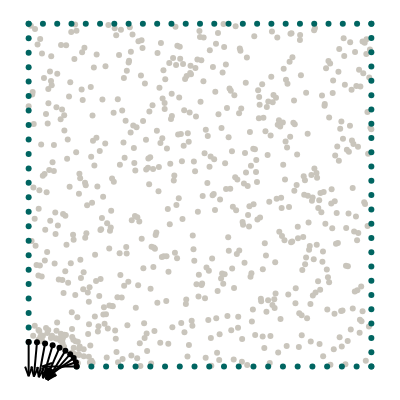

The cell this chart's notebook holds for it:
### Markdown cell above
## Geometry

We want to model a quarter of a plate with an elliptical hole. The domain itself is represented by collocation points, the boundaries are represented by uniformly sampled points along the perimeter.

### Code cell
import torch
from torch.optim.lr_scheduler import StepLR
import numpy as np
from scipy.stats import qmc
from plotly.express.colors import sequential
import plotly.graph_objects as go
import plotly.figure_factory as ff
from tqdm import tqdm
import matplotlib.pyplot as plt

torch.set_default_dtype(torch.float64)
from global_constants import L, R, MU, LBD, N1, N2

# Elliptical axis in x direction
Rx = 0.14
# Number of collocation points
N = 25

# Number of hidden neurons
hn = 50

# Weight of PDE loss
W_PDE = 0.00001 #previous value -> 0.001
# Weight of Neumann loss
W_NEU = 0.0005 #previous value -> 0.05 
# Weight of data losses
W_STRESS = 0.0
W_DISP = 0.0


# Load reference data
data_input = torch.as_tensor(
    np.loadtxt(f"data/inputs_Rx={Rx}.csv", delimiter=","), dtype=torch.float64
)
data_output = torch.as_tensor(
    np.loadtxt(f"data/outputs_Rx={Rx}.csv", delimiter=","), dtype=torch.float64
)

# Create collocation points
points = L * qmc.LatinHypercube(d=2).random(N**2)
Ry = R**2 / Rx
mask = (((points[:, 0] ** 2) / (Rx**2)) + ((points[:, 1] ** 2) / (Ry**2))) > 1
collocation = torch.tensor(points[mask], requires_grad=True).double()

#additional collocation points
border = L * qmc.LatinHypercube(d=2).random(8*N**2)
upperRy = Ry + 0.05
upperRx = Rx + 0.05
bordermask = (((border[:, 0] ** 2) / (upperRx**2)) + ((border[:, 1] ** 2) / (upperRy**2))) < 1
bordermask2 = ((((border[bordermask][:, 0] ** 2) / (Rx**2)) + ((border[bordermask][:, 1] ** 2) / (Ry**2))) > 1)
bordermask3 = (border[bordermask][bordermask2][:, 0] <  0.20)
#bordermask4 = (border[bordermask][bordermask2][bordermask3][:, 1] <  0.95)
addi_collo = torch.tensor(border[bordermask][bordermask2][bordermask3], requires_grad=True).double()
complete_collo = torch.cat((collocation, addi_collo), 0)

# Boundary points
x_top = torch.linspace(0, L, N, requires_grad=True).double()
y_top = L * torch.ones((N, 1), requires_grad=True).double()
top = torch.column_stack([x_top, y_top]).double()

NN = int(N * (L - Rx) / L)
x_bottom = torch.linspace(Rx, L, NN).double()
y_bottom = torch.zeros((NN, 1)).double()
bottom = torch.column_stack([x_bottom, y_bottom]).double()

NN = int(N * (L - Ry) / L)
x_left = torch.zeros((NN, 1)).double()
y_left = torch.linspace(Ry, L, NN).double()
left = torch.column_stack([x_left, y_left]).double()

x_right = L * torch.ones((N, 1)).double()
y_right = torch.linspace(0, L, N).double()
right = torch.column_stack([x_right, y_right]).double()

phi = np.linspace(0, 0.5 * np.pi, int(N * np.pi * Rx / L))
x_hole = torch.tensor(Rx * np.cos(phi), requires_grad=True).double()
y_hole = torch.tensor(Ry * np.sin(phi), requires_grad=True).double()
n_hole = torch.tensor(np.stack([-Ry * np.cos(phi), -Rx * np.sin(phi)]).T).double()
n_hole = n_hole / torch.linalg.norm(n_hole, axis=1)[:, None]
hole = torch.column_stack([x_hole, y_hole]).double()

# Visualize geometry
with torch.no_grad():
    mode = "markers"
    gray = dict(color="#C9C5BC")
    green = dict(color="#006561")
    black = dict(color="black")
    fig = ff.create_quiver(hole[:, 0], hole[:, 1], n_hole[:, 0], n_hole[:, 1], marker=black)
    fig.add_trace(go.Scatter(x=complete_collo[:, 0], y=complete_collo[:, 1], mode=mode, marker=gray))
    fig.add_trace(go.Scatter(x=top[:, 0], y=top[:, 1], mode=mode, marker=green))
    fig.add_trace(go.Scatter(x=bottom[:, 0], y=bottom[:, 1], mode=mode, marker=green))
    fig.add_trace(go.Scatter(x=left[:, 0], y=left[:, 1], mode=mode, marker=green))
    fig.add_trace(go.Scatter(x=right[:, 0], y=right[:, 1], mode=mode, marker=green))
    fig.add_trace(go.Scatter(x=hole[:, 0], y=hole[:, 1], mode=mode, marker=black))
    fig.layout.yaxis.scaleanchor = "x"
    fig.update_layout(
        template="none",
        width=400,
        height=400,
        margin=dict(l=0, r=0, b=0, t=0),
        showlegend=False,
    )
    fig.update_xaxes(visible=False)
    fig.update_yaxes(visible=False)
    fig.show()

### Figure 1 — Plotly figure (JSON) as saved in the notebook; plotly's stock layout.template omitted (floating-point values rounded to 4 significant figures; data arrays with more than 128 entries replaced by an {"elided": "..."} marker saying what was removed)
{"data": [{"marker": {"color": "black"}, "mode": "lines", "type": "scatter", "x": [0.14, 0.04, null, 0.1379, 0.04336, null, 0.1316, 0.05015, null, 0.1212, 0.05502, null, 0.1072, 0.05529, null, 0.08999, 0.05063, null, 0.07, 0.04174, null, 0.04788, 0.02963, null, 0.02431, 0.01535, null, 8.573e-18, 5.448e-18, null, 0.06819, 0.04, 0.06819, null, 0.06665, 0.04336, 0.07335, null, 0.06714, 0.05015, 0.07906, null, 0.066, 0.05502, 0.08138, null, 0.06117, 0.05529, 0.07871, null, 0.0523, 0.05063, 0.07116, null, 0.03987, 0.04174, 0.05955, null, 0.02468, 0.02963, 0.04486, null, 0.007657, 0.01535, 0.0281, null, -0.01026, 5.448e-18, 0.01026, null], "y": [0, 0, null, 0.0124, -0.02026, null, 0.02443, -0.03365, null, 0.03571, -0.03922, null, 0.04591, -0.03953, null, 0.05472, -0.03721, null, 0.06186, -0.03407, null, 0.06712, -0.0312, null, 0.07034, -0.02925, null, 0.07143, -0.02857, null, 0.01026, 0, -0.01026, null, -0.001355, -0.02026, -0.02075, null, -0.00892, -0.03365, -0.02563, null, -0.0113, -0.03922, -0.02489, null, -0.01011, -0.03953, -0.02077, null, -0.007258, -0.03721, -0.01533, null, -0.004125, -0.03407, -0.009923, null, -0.001608, -0.0312, -0.005355, null, -0.0002576, -0.02925, -0.002096, null, -0.0003806, -0.02857, -0.0003806, null]}, {"marker": {"color": "#C9C5BC"}, "mode": "markers", "type": "scatter", "x": {"elided": "659 float values"}, "y": {"elided": "659 float values"}}, {"marker": {"color": "#006561"}, "mode": "markers", "type": "scatter", "x": [0, 0.04167, 0.08333, 0.125, 0.1667, 0.2083, 0.25, 0.2917, 0.3333, 0.375, 0.4167, 0.4583, 0.5, 0.5417, 0.5833, 0.625, 0.6667, 0.7083, 0.75, 0.7917, 0.8333, 0.875, 0.9167, 0.9583, 1], "y": [1, 1, 1, 1, 1, 1, 1, 1, 1, 1, 1, 1, 1, 1, 1, 1, 1, 1, 1, 1, 1, 1, 1, 1, 1]}, {"marker": {"color": "#006561"}, "mode": "markers", "type": "scatter", "x": [0.14, 0.183, 0.226, 0.269, 0.312, 0.355, 0.398, 0.441, 0.484, 0.527, 0.57, 0.613, 0.656, 0.699, 0.742, 0.785, 0.828, 0.871, 0.914, 0.957, 1], "y": [0, 0, 0, 0, 0, 0, 0, 0, 0, 0, 0, 0, 0, 0, 0, 0, 0, 0, 0, 0, 0]}, {"marker": {"color": "#006561"}, "mode": "markers", "type": "scatter", "x": [0, 0, 0, 0, 0, 0, 0, 0, 0, 0, 0, 0, 0, 0, 0, 0, 0, 0, 0, 0, 0, 0, 0], "y": [0.07143, 0.1136, 0.1558, 0.1981, 0.2403, 0.2825, 0.3247, 0.3669, 0.4091, 0.4513, 0.4935, 0.5357, 0.5779, 0.6201, 0.6623, 0.7045, 0.7468, 0.789, 0.8312, 0.8734, 0.9156, 0.9578, 1]}, {"marker": {"color": "#006561"}, "mode": "markers", "type": "scatter", "x": [1, 1, 1, 1, 1, 1, 1, 1, 1, 1, 1, 1, 1, 1, 1, 1, 1, 1, 1, 1, 1, 1, 1, 1, 1], "y": [0, 0.04167, 0.08333, 0.125, 0.1667, 0.2083, 0.25, 0.2917, 0.3333, 0.375, 0.4167, 0.4583, 0.5, 0.5417, 0.5833, 0.625, 0.6667, 0.7083, 0.75, 0.7917, 0.8333, 0.875, 0.9167, 0.9583, 1]}, {"marker": {"color": "black"}, "mode": "markers", "type": "scatter", "x": [0.14, 0.1379, 0.1316, 0.1212, 0.1072, 0.08999, 0.07, 0.04788, 0.02431, 8.573e-18], "y": [0, 0.0124, 0.02443, 0.03571, 0.04591, 0.05472, 0.06186, 0.06712, 0.07034, 0.07143]}], "layout": {"height": 400, "hovermode": "closest", "margin": {"b": 0, "l": 0, "r": 0, "t": 0}, "showlegend": false, "width": 400, "xaxis": {"visible": false}, "yaxis": {"scaleanchor": "x", "visible": false}}}
